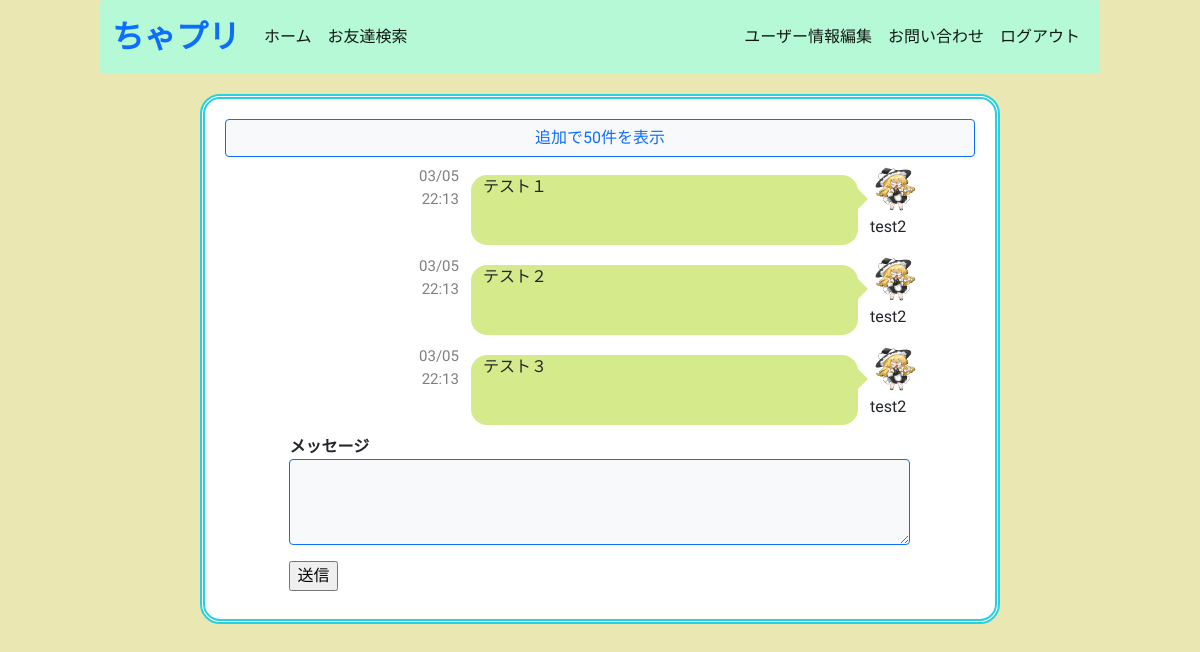
The page /message/1 (signed in) on the database its author committed.
### flaskr/models.py (models this page shows, shortened)
class TalkMessage(db.Model):
  __tablename__ = 'messages'
  id = db.Column(db.Integer, primary_key=True)
  from_user_id = db.Column(
    db.Integer, db.ForeignKey('users.id'), index=True
  )
  to_user_id = db.Column(
    db.Integer, db.ForeignKey('users.id'), index=True
  )
  is_read = db.Column(db.Boolean, default=False)
  is_checked = db.Column(db.Boolean, default=False)
  message = db.Column(db.Text)
  create_at = db.Column(db.DateTime, default=datetime.now)
  update_at = db.Column(db.DateTime, default=datetime.now)
  @classmethod
  def get_friend_messages(cls, id1, id2, offset_value=0, limit_value=50):
    return cls.query.filter(
      or_(
        and_(
          cls.from_user_id == id1,
          cls.to_user_id == id2
        ),
        and_(
          cls.from_user_id == id2,
          cls.to_user_id == id1
        )
      )
    ).order_by(desc(cls.id)).offset(offset_value).limit(limit_value).all()

class User(UserMixin, db.Model):
  __tablename__ = 'users'
  id = db.Column(db.Integer, primary_key=True)
  username = db.Column(db.String(64), index=True)
  email = db.Column(db.String(64), unique=True, index=True)
  password = db.Column(
    db.String(128),
    default = generate_password_hash(secrets.token_urlsafe(16)) # デフォルトパスワード
  )
  picture_path = db.Column(db.Text)
  is_active = db.Column(db.Boolean, unique=False, default=False)
  create_at = db.Column(db.DateTime, default=datetime.now) # 管理者用
  update_at = db.Column(db.DateTime, default=datetime.now) # テーブルの流れを確認する際に必要
  @classmethod
  def select_user_by_id(cls, id):
    return cls.query.get(id)

### flaskr/views.py (the view)
@bp.route('/message/<id>', methods=['GET', 'POST'])
@login_required
def message(id):
  if not UserConnect.is_friend(id):
    return redirect(url_for('app.home'))
  form = MessageForm(request.form)
  messages = TalkMessage.get_friend_messages(current_user.get_id(), id)
  user = User.select_user_by_id(id)
  read_message_ids = [message.id for message in messages if (not message.is_read) and (message.from_user_id == int(id))]
  not_checked_message_ids = [message.id for message in messages if message.is_read and (not message.is_checked) and (message.from_user_id == int(current_user.get_id()))]
  if not_checked_message_ids:
    with db.session(nested=True):
      TalkMessage.update_is_checked_by_id(not_checked_message_ids)
    db.session.commit()
  if read_message_ids:
    with db.session.begin(nested=True):
      TalkMessage.update_is_read_by_ids(read_message_ids)
    db.session.commit()
  if request.method == 'POST' and form.validate():
    new_message = TalkMessage(current_user.get_id(), id, form.message.data)
    with db.session.begin(nested=True):
      new_message.create_message()
    db.session.commit()
    return redirect(url_for('app.message', id=id)) # 保存したメッセージを取得
  return render_template(
    'message.html', form=form, messages=messages, to_user_id=id, user=user
    )

### flaskr/forms.py (shortened to what this page needs)
class MessageForm(FlaskForm):
  to_user_id = HiddenField()
  message = TextAreaField('メッセージ')
  submit = SubmitField('送信')

### flaskr/models.py (called while the page is built)
@login_manager.user_loader
def load_user(user_id):
  return User.query.get(int(user_id)) # Userクラスで定義したuserIDを取得

  @classmethod
  def is_friend(cls, to_user_id):
    user = cls.query.filter(
      or_(
        and_(
          UserConnect.from_user_id == current_user.get_id(),
          UserConnect.to_user_id == to_user_id,
          UserConnect.status == 2
        ),
        and_(
          UserConnect.from_user_id == to_user_id,
          UserConnect.to_user_id == current_user.get_id(),
          UserConnect.status == 2
        )
      )
    ).first()
    return True if user else False

### flaskr/utils/template_filters.py (called while the page is built)
def replace_newline(text):
  return text.split('\n')

### flaskr/templates/message.html (shortened to what this page needs)
{% from "_formhelpers.html" import render_field %}
{% extends "base.html" %}
{% block content %}
<div class="row">
  <div id="load_message_button" class="col-12">
    <button class="col-12 btn btn-light btn-outline-primary mb-2" onclick="load_old_messages();">追加で50件を表示</button>
  </div>
  {% for message in messages | reverse %}
    {% if message.from_user_id == current_user.id %}
    <div id="self-message-tag-{{message.id}}" class="col-4">
      <p class="text-end m-0 text-black-50" style="font-size: 15px;">{{ message.create_at.strftime('%m/%d') }}</p>
      <p class="text-end text-black-50" style="font-size: 15px;">{{ message.create_at.strftime('%H:%M') }}</p>
    </div>
    <div class="speech-bubble-self col-6">
      {% for splitted_message in message.message | replace_newline %}
        <p>{{ splitted_message | urlize }}</p>
      {% endfor %}
    </div>
    <div class="col-2">
      {% if current_user.picture_path %}
        <img class="user-image-mini" src="{{ url_for('static', filename=current_user.picture_path) }}">
      {% endif %}
      <p>{{ current_user.username }}</p>
    </div>
    {% endif %}
  {% endfor %}
  <div id="message-form" class="col-10 offset-1">
    <form method="POST">
      {{ render_field(form.message, cols="50", rows="3",
      class="form-control rounded bg-light text-dark bg-opacity-10 border-primary") }}
      {{ form.submit(class="my-2")}}
    </form>
  </div>
</div>
{% endblock %}

### flaskr/static/css/style.css (style rules this page uses)
body { background-color: #eae7b3; max-width: 1000px; width: 100%; margin: auto; font-family: "Kosugi Maru", sans-serif; font-weight: 400; font-style: normal; }
.user-image-mini { width: 50px; height: 50px; }
.speech-bubble-self { position: relative; background: #d5ea8a; border-radius: 1.0em; margin-top: 10px; margin-bottom: 10px; }
.speech-bubble-self:after { content: ''; position: absolute; right: 0; top: 20%; width: 0; height: 0; border: 20px solid transparent; border-left-color: #d5ea8a; border-right: 0; margin-top: -10px; margin-right: -10px; }

### rows shown on the page
TalkMessage: create_at "03/05", create_at "22:13", message "テスト１", picture_path (picture)
User: username "test2"
TalkMessage: create_at "03/05", create_at "22:13", message "テスト２", picture_path (picture)
TalkMessage: create_at "03/05", create_at "22:13", message "テスト３", picture_path (picture)

### other values the page prints
{{ field.label }} "メッセージ"
